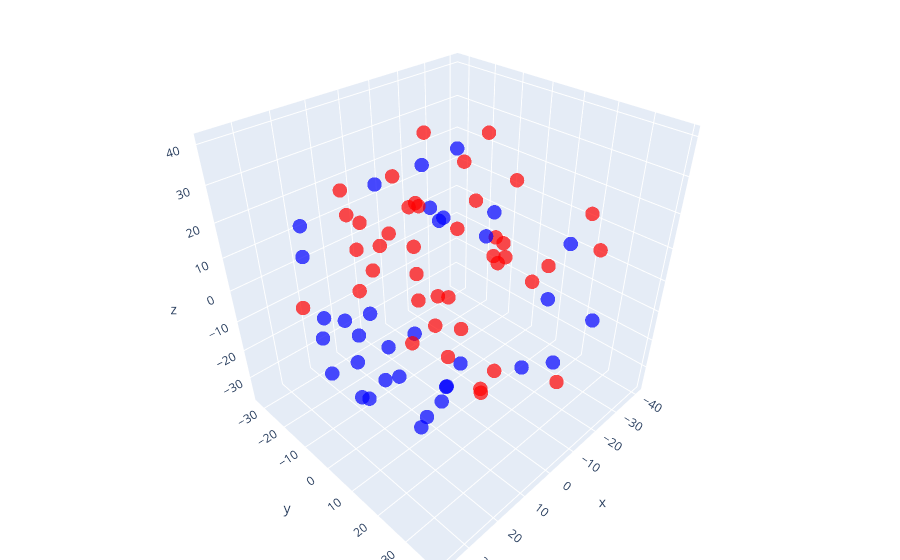

Notebook code for this chart:
### Code cell
# Show in R^3
dists = pairwise_distances(data['embeds'])
mds = MDS(n_components=3, max_iter=3000, eps=1e-9, dissimilarity="precomputed", n_jobs=1) # Multidimensional scaling
pos = mds.fit(dists).embedding_

# There's no intended meaning here. I just wanted to group the embeddings in some way.
color = [1 if sum(embed)>27 else 0 for embed in data['embeds']]
# Additional data to include in tooltips
customdata = np.stack((data['names'], [str(tuple(span)) for span in data['spans']]), axis=1)

fig = go.Figure(data=[go.Scatter3d(x=pos[:,0], y=pos[:,1], z=pos[:,2],
                                   mode='markers',
                                   marker=dict(color=color, colorscale='Bluered',
                                               size=5, opacity=0.7),
                                   customdata = customdata,
                                   hovertemplate = 'x: %{x} <br>y: %{y} <br>Method name: %{customdata[0]} <br>span: %{customdata[1]}',
                                   name = '' # Remove trace from tooltips
                                   )])

# Tight layout
fig.update_layout(margin=dict(l=0, r=0, b=0, t=0))

# fig.write_html('fig1.html')
fig.show() # Notebook viewers cannot show interactive plot; see htmls in the "figs" folder

### Figure 1 — Plotly figure (JSON) as saved in the notebook; plotly's stock layout.template omitted (floating-point values rounded to 4 significant figures; data arrays with more than 128 entries replaced by an {"elided": "..."} marker saying what was removed)
{"data": [{"customdata": {"elided": "75x2 str values"}, "hovertemplate": "x: %{x} <br>y: %{y} <br>Method name: %{customdata[0]} <br>span: %{customdata[1]}", "marker": {"color": [0, 1, 1, 1, 1, 1, 1, 1, 1, 1, 1, 1, 1, 1, 1, 0, 0, 0, 0, 0, 0, 0, 1, 0, 0, 1, 0, 0, 0, 0, 0, 0, 0, 1, 1, 0, 1, 1, 1, 1, 1, 1, 1, 1, 1, 0, 0, 0, 1, 0, 1, 1, 1, 1, 1, 1, 1, 1, 1, 1, 0, 0, 1, 0, 0, 0, 0, 0, 0, 0, 0, 1, 0, 0, 1], "colorscale": [[0, "rgb(0,0,255)"], [1, "rgb(255,0,0)"]], "opacity": 0.7, "size": 5}, "mode": "markers", "name": "", "type": "scatter3d", "x": [-26.55, 0.8822, -27.99, -9.396, -40.62, -23.86, -24.3, -27.76, -27.39, 10.55, 10.45, 10.04, -2.889, -11.61, -2.488, 16.72, 30.47, -2.312, 26.77, 0.9785, 14.14, 6.214, 11.94, 24.34, 16.64, 24.64, 18.17, 19.88, 8.923, 7.098, 18.31, -32.64, -30.55, 2.943, -18.59, -11.98, -29.59, -7.306, -10.48, -16.25, -14.22, -7.969, -15.28, -4.345, -10.14, -15.1, 4.597, 0.1801, -18.73, 27.34, 6.396, -19.34, -7.76, -3.099, -7.755, -6.293, -9.53, -7.362, -4.594, -10.21, 23.35, 36.74, -1.307, 32.94, 33.16, 23.93, 27.63, 28.95, 14.89, 16.21, 24.14, -24.47, 7.782, 18.46, -34.71], "y": [31.41, 5.52, -17.16, -1.542, 18.41, 0.3754, -1.689, -1.136, -3.801, -23.22, -21.69, -16.87, -6.37, 2.708, -29.52, 25.25, 2.23, 36.83, 0.2304, 19.71, 16.17, 22.22, 27.37, 12.86, 19.0, -25.43, -4.729, 13.75, 12.92, 5.988, -0.3531, 12.52, -28.3, -29.16, 21.45, 31.46, 28.93, -2.94, -18.74, -6.331, -14.18, 9.587, 8.28, -15.28, -11.19, 18.29, 0.8567, 7.611, 9.573, -16.32, -24.69, -0.6203, -14.4, -26.15, -18.37, -22.84, -18.91, -15.21, -12.54, -30.63, 27.4, 2.318, 39.11, -2.047, 12.55, 19.45, -10.92, 15.44, 11.6, -1.737, -3.257, 12.45, -25.26, -32.41, -5.87], "z": [-9.305, -0.9392, 19.31, 11.93, 11.79, -4.645, -3.435, -0.4435, 0.5324, 22.34, 15.84, 15.4, 38.71, 20.92, -11.31, -0.5786, 6.373, -5.052, -9.802, 29.46, 31.31, 26.76, -11.49, -7.752, -17.0, -8.263, -2.319, 3.141, -21.4, 27.55, -21.85, -15.61, -4.324, -1.409, 6.945, 20.86, 10.03, -31.59, -20.92, -28.15, -18.9, -36.33, -34.97, -31.97, -26.13, -26.99, 35.42, 40.15, 26.43, 21.92, -11.76, 35.49, 14.13, -1.488, 12.29, 20.42, -1.417, 14.91, -5.293, -2.375, -1.746, 4.952, -9.052, -10.94, -8.871, -20.07, -1.911, 5.689, -29.22, 33.87, -26.02, -5.34, -27.7, 1.829, -10.61]}], "layout": {"margin": {"b": 0, "l": 0, "r": 0, "t": 0}}}
